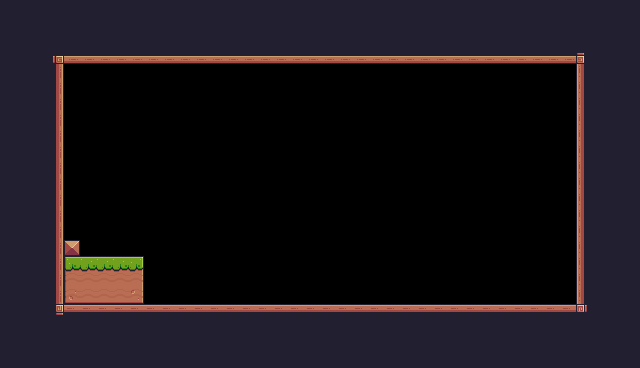

A level layout from a 2D game, rendered from its tile map. Below: a short description, then the map file with its tile-grid data intact:
An orthogonal 40x23 tile map with 16x16 px tiles, 1 tile layer (background).

<map version="1.10" tiledversion="1.10.2" orientation="orthogonal" renderorder="right-down" width="40" height="23" tilewidth="16" tileheight="16" infinite="0" nextlayerid="2" nextobjectid="1">
 <tileset firstgid="1" source="CarboQuest.tsx" />
 <layer id="1" name="background" width="40" height="23">
  <data encoding="csv">
112,112,112,112,112,112,112,112,112,112,112,112,112,112,112,112,112,112,112,112,112,112,112,112,112,112,112,112,112,112,112,112,112,112,112,112,112,112,112,112,
112,112,112,112,112,112,112,112,112,112,112,112,112,112,112,112,112,112,112,112,112,112,112,112,112,112,112,112,112,112,112,112,112,112,112,112,112,112,112,112,
112,112,112,112,112,112,112,112,112,112,112,112,112,112,112,112,112,112,112,112,112,112,112,112,112,112,112,112,112,112,112,112,112,112,112,112,112,112,112,112,
112,112,112,92,134,134,134,134,134,134,134,134,134,134,134,134,134,134,134,134,134,134,134,134,134,134,134,134,134,134,134,134,134,134,134,134,93,112,112,112,
112,112,112,113,0,0,0,0,0,0,0,0,0,0,0,0,0,0,0,0,0,0,0,0,0,0,0,0,0,0,0,0,0,0,0,0,111,112,112,112,
112,112,112,113,0,0,0,0,0,0,0,0,0,0,0,0,0,0,0,0,0,0,0,0,0,0,0,0,0,0,0,0,0,0,0,0,111,112,112,112,
112,112,112,113,0,0,0,0,0,0,0,0,0,0,0,0,0,0,0,0,0,0,0,0,0,0,0,0,0,0,0,0,0,0,0,0,111,112,112,112,
112,112,112,113,0,0,0,0,0,0,0,0,0,0,0,0,0,0,0,0,0,0,0,0,0,0,0,0,0,0,0,0,0,0,0,0,111,112,112,112,
112,112,112,113,0,0,0,0,0,0,0,0,0,0,0,0,0,0,0,0,0,0,0,0,0,0,0,0,0,0,0,0,0,0,0,0,111,112,112,112,
112,112,112,113,0,0,0,0,0,0,0,0,0,0,0,0,0,0,0,0,0,0,0,0,0,0,0,0,0,0,0,0,0,0,0,0,111,112,112,112,
112,112,112,113,0,0,0,0,0,0,0,0,0,0,0,0,0,0,0,0,0,0,0,0,0,0,0,0,0,0,0,0,0,0,0,0,111,112,112,112,
112,112,112,113,0,0,0,0,0,0,0,0,0,0,0,0,0,0,0,0,0,0,0,0,0,0,0,0,0,0,0,0,0,0,0,0,111,112,112,112,
112,112,112,113,0,0,0,0,0,0,0,0,0,0,0,0,0,0,0,0,0,0,0,0,0,0,0,0,0,0,0,0,0,0,0,0,111,112,112,112,
112,112,112,113,0,0,0,0,0,0,0,0,0,0,0,0,0,0,0,0,0,0,0,0,0,0,0,0,0,0,0,0,0,0,0,0,111,112,112,112,
112,112,112,113,0,0,0,0,0,0,0,0,0,0,0,0,0,0,0,0,0,0,0,0,0,0,0,0,0,0,0,0,0,0,0,0,111,112,112,112,
112,112,112,113,35,0,0,0,0,0,0,0,0,0,0,0,0,0,0,0,0,0,0,0,0,0,0,0,0,0,0,0,0,0,0,0,111,112,112,112,
112,112,112,113,7,8,8,8,9,0,0,0,0,0,0,0,0,0,0,0,0,0,0,0,0,0,0,0,0,0,0,0,0,0,0,0,111,112,112,112,
112,112,112,113,29,30,30,30,31,0,0,0,0,0,0,0,0,0,0,0,0,0,0,0,0,0,0,0,0,0,0,0,0,0,0,0,111,112,112,112,
112,112,112,113,51,52,52,52,53,0,0,0,0,0,0,0,0,0,0,0,0,0,0,0,0,0,0,0,0,0,0,0,0,0,0,0,111,112,112,112,
112,112,112,114,90,90,90,90,90,90,90,90,90,90,90,90,90,90,90,90,90,90,90,90,90,90,90,90,90,90,90,90,90,90,90,90,115,112,112,112,
112,112,112,112,112,112,112,112,112,112,112,112,112,112,112,112,112,112,112,112,112,112,112,112,112,112,112,112,112,112,112,112,112,112,112,112,112,112,112,112,
112,112,112,112,112,112,112,112,112,112,112,112,112,112,112,112,112,112,112,112,112,112,112,112,112,112,112,112,112,112,112,112,112,112,112,112,112,112,112,112,
112,112,112,112,112,112,112,112,112,112,112,112,112,112,112,112,112,112,112,112,112,112,112,112,112,112,112,112,112,112,112,112,112,112,112,112,112,112,112,112
</data>
 </layer>
</map>
